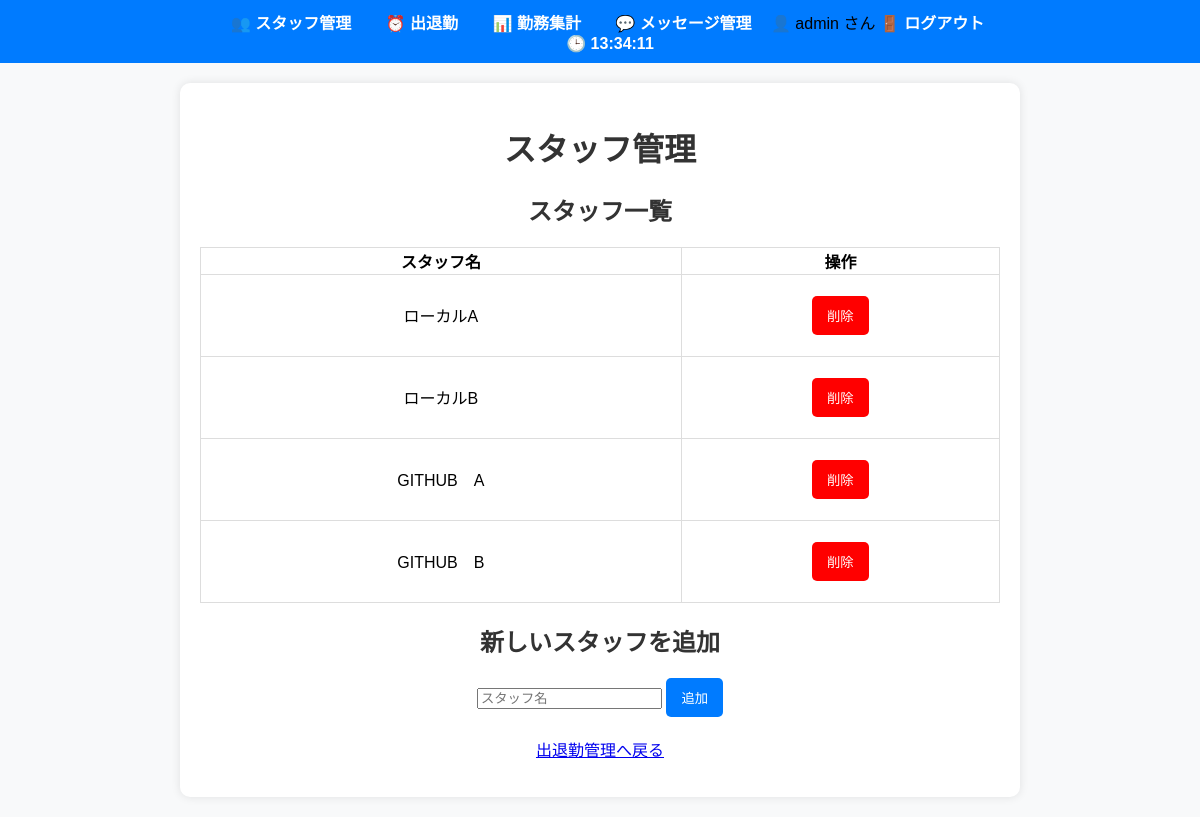
The app's page /staff (signed in) with its own data.
### models.py (models this page shows)
class User(UserMixin, db.Model):
    id = db.Column(db.Integer, primary_key=True)
    username = db.Column(db.String(100), unique=True, nullable=False)
    password = db.Column(db.String(100), nullable=False)  # 本番ではハッシュ化推奨

class Staff(db.Model):
    id = db.Column(db.Integer, primary_key=True)
    name = db.Column(db.String(100), nullable=False)

### routes.py (the view)
@app.route('/staff')
def staff_list():
    staff = Staff.query.all()
    return render_template('staff.html', staff=staff)

### routes.py (called while the page is built)
@login_manager.user_loader
def load_user(user_id):
    return User.query.get(int(user_id))

### templates/staff.html (shortened to what this page needs)
{% extends "base.html" %}
{% block content %}
<h1>スタッフ管理</h1>
<h2>スタッフ一覧</h2>
<table border="1">
    <tr>
        <th>スタッフ名</th>
        <th>操作</th>
    </tr>
    {% for person in staff %}
    <tr>
        <td>{{ person.name }}</td>
        <td>
            <form action="{{ url_for('delete_staff', staff_id=person.id) }}" method="POST" onsubmit="return confirm('本当に削除しますか？');">
                <button type="submit" style="background-color: red; color: white;">削除</button>
            </form>
        </td>
    </tr>
    {% endfor %}
</table>
<h2>新しいスタッフを追加</h2>
<form action="{{ url_for('add_staff') }}" method="POST">
    <input type="text" name="name" placeholder="スタッフ名" required>
    <button type="submit">追加</button>
</form>
<p><a href="{{ url_for('attendance') }}">出退勤管理へ戻る</a></p>
{% endblock %}

### templates/base.html (shortened to what this page needs)
<!DOCTYPE html>
<html lang="ja">
<head>
    <link rel="stylesheet" href="{{ url_for('static', filename='style.css') }}">
</head>
<body>
    <nav class="navbar">
        <ul>
            <li><a href="{{ url_for('staff_list') }}">👥 スタッフ管理</a></li>
            <li><a href="{{ url_for('attendance') }}">⏰ 出退勤</a></li>
            <li><a href="{{ url_for('work_summary') }}">📊 勤務集計</a></li>
            <li><a href="{{ url_for('message_list') }}">💬 メッセージ管理</a></li>
            {% if current_user.is_authenticated %}
        <span>👤 {{ current_user.username }} さん</span>
        <a href="{{ url_for('logout') }}">🚪 ログアウト</a>
    {% else %}
        <a href="{{ url_for('login') }}">🔑 ログイン</a>
    {% endif %}
        </ul>
        <span id="current-time"></span>
    </nav>
    <div class="content">
        {% block content %}{% endblock %}
    </div>
</body>
</html>

### static/style.css (style rules this page uses)
.navbar { background-color: #007bff; padding: 10px 0; text-align: center; }
.navbar ul { list-style: none; padding: 0; margin: 0; }
.navbar li { display: inline; margin: 0 15px; }
.navbar a { text-decoration: none; color: white; font-size: 16px; font-weight: bold; }
#current-time { font-size: 16px; color: white; margin-left: 20px; font-weight: bold; }
body { font-family: Arial, sans-serif; margin: 0; padding: 0; background-color: #f8f9fa; text-align: center; }
.content { max-width: 800px; margin: 20px auto; background: white; padding: 20px; border-radius: 10px; box-shadow: 0 0 10px rgba(0, 0, 0, 0.1); }
h1, h2 { color: #333; }
form { margin: 20px 0; }
button { background-color: #007bff; color: white; border: none; padding: 10px 15px; cursor: pointer; border-radius: 5px; }
table { width: 100%; border-collapse: collapse; background-color: white; }
th, td { border: 1px solid #ddd; padding: }

### records on screen
User: username "admin"
Staff: name "ローカルA"
Staff: name "ローカルB"
Staff: name "GITHUB A"
Staff: name "GITHUB B"
